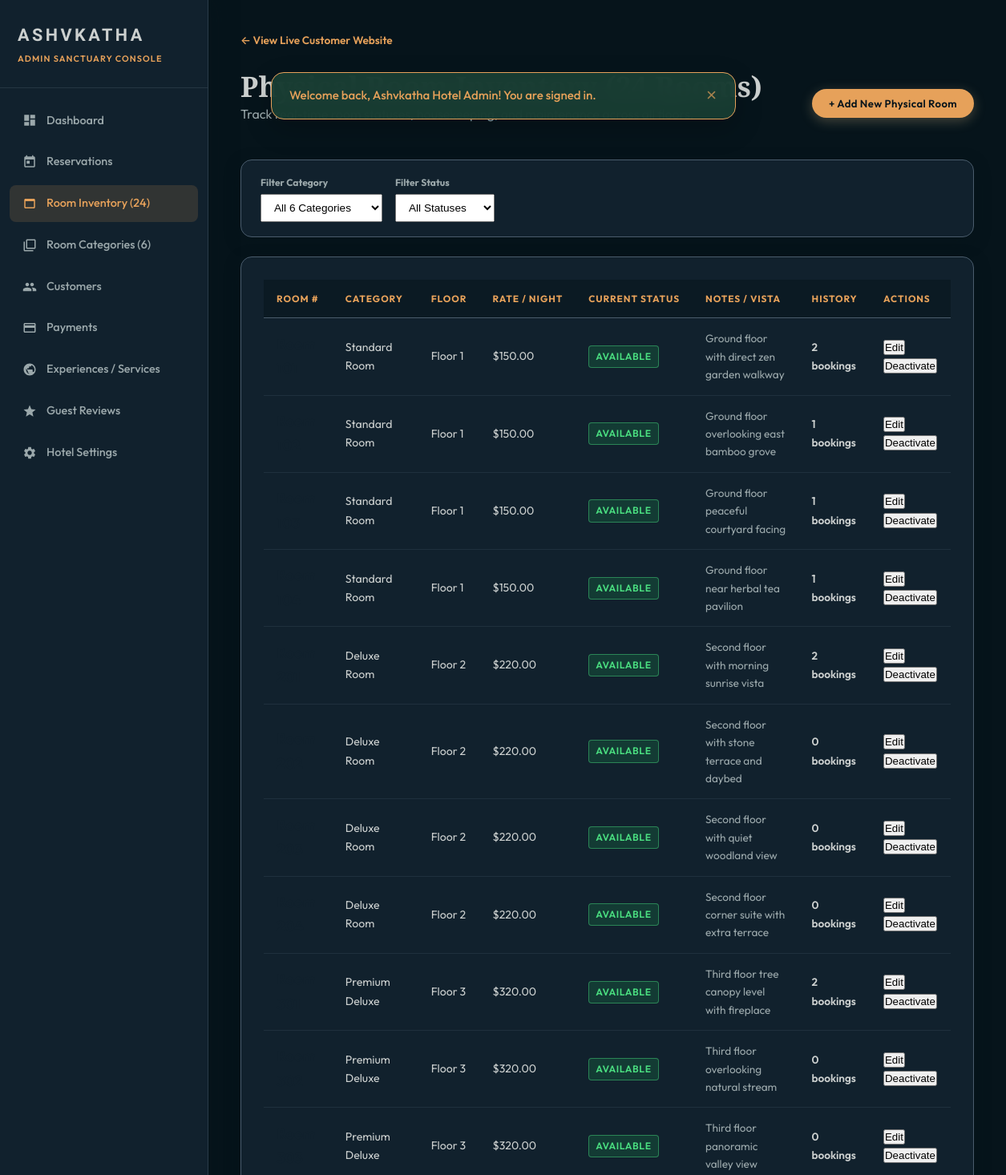
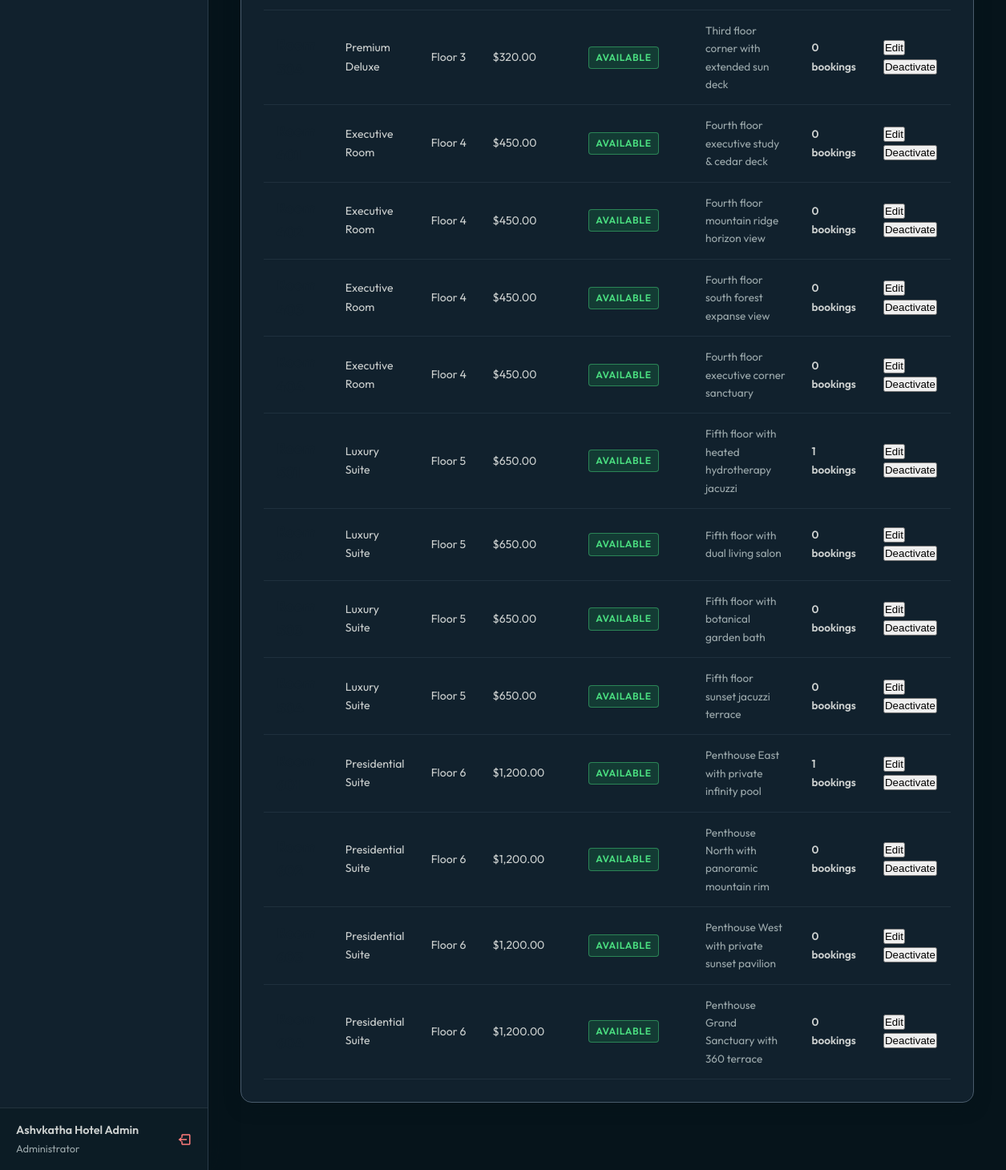
/admin/rooms.php (signed in), run on the app's committed database (2 pictures, top to bottom).
### tables this page shows
CREATE TABLE `rooms` (
  `id` int(11) NOT NULL AUTO_INCREMENT,
  `room_type_id` int(11) NOT NULL,
  `room_number` varchar(20) NOT NULL,
  `floor` int(11) NOT NULL DEFAULT 1,
  `status` enum('available','maintenance','cleaning','inactive') NOT NULL DEFAULT 'available',
  `notes` text DEFAULT NULL,
  `created_at` timestamp NOT NULL DEFAULT current_timestamp(),
  PRIMARY KEY (`id`),
  UNIQUE KEY `room_number` (`room_number`),
  KEY `room_type_id` (`room_type_id`),
  KEY `idx_room_number` (`room_number`),
  KEY `idx_room_status` (`status`),
  CONSTRAINT `rooms_ibfk_1` FOREIGN KEY (`room_type_id`) REFERENCES `room_types` (`id`) ON DELETE CASCADE
);

CREATE TABLE `room_types` (
  `id` int(11) NOT NULL AUTO_INCREMENT,
  `name` varchar(100) NOT NULL,
  `slug` varchar(100) NOT NULL,
  `short_desc` varchar(255) NOT NULL,
  `description` text NOT NULL,
  `base_price` decimal(10,2) NOT NULL,
  `capacity` int(11) NOT NULL DEFAULT 2,
  `size_sqft` int(11) NOT NULL DEFAULT 400,
  `bed_type` varchar(80) NOT NULL DEFAULT 'King Bed',
  `amenities` text NOT NULL,
  `image` varchar(255) NOT NULL,
  `status` enum('active','inactive') NOT NULL DEFAULT 'active',
  `created_at` timestamp NOT NULL DEFAULT current_timestamp(),
  PRIMARY KEY (`id`),
  UNIQUE KEY `slug` (`slug`),
  KEY `idx_room_type_slug` (`slug`)
);

### admin/rooms.php (the view, shortened to what this page needs)
<?php
require_once __DIR__ . '/header.php';
$pdo = get_db();
$sql = "
    SELECT r.*, rt.name as category_name, rt.base_price,
           (SELECT COUNT(*) FROM bookings b WHERE b.room_id = r.id) as booking_count
    FROM rooms r
    JOIN room_types rt ON r.room_type_id = rt.id
    WHERE 1=1
";
$params = [];
$sql .= " ORDER BY r.floor ASC, r.room_number ASC";
$stmt = $pdo->prepare($sql);
$stmt->execute($params);
$rooms = $stmt->fetchAll();
?>
<div class="admin-topbar">
    <div>
        <h1 class="admin-page-title">Physical Room Inventory (<?= count($rooms) ?> Rooms)</h1>
        <p class="admin-page-desc">Track real-time room statuses, housekeeping, and maintenance across all floors.</p>
    </div>
    <button type="button" class="btn btn-sm btn-gold" onclick="document.getElementById('modal-add-room').classList.add('show')">
        + Add New Physical Room
    </button>
</div>
<div class="admin-card" style="padding: 18px 24px;">
    <form action="rooms.php" method="GET" style="display:flex; gap:16px; align-items:center; flex-wrap:wrap;">
        <div>
            <label style="font-size:0.75rem; font-weight:700; color:var(--admin-muted); display:block; margin-bottom:4px;">Filter Category</label>
            <select name="category" class="form-control" style="width: auto; padding: 8px 12px; font-size: 0.85rem;" onchange="this.form.submit()">
                <option value="0">All 6 Categories</option>
            </select>
        </div>
        <div>
            <label style="font-size:0.75rem; font-weight:700; color:var(--admin-muted); display:block; margin-bottom:4px;">Filter Status</label>
            <select name="status" class="form-control" style="width: auto; padding: 8px 12px; font-size: 0.85rem;" onchange="this.form.submit()">
                <option value="">All Statuses</option>
            </select>
        </div>
    </form>
</div>
<div class="admin-card">
    <div class="table-responsive">
        <table class="admin-table">
            <thead>
                <tr>
                    <th>Room #</th>
                    <th>Category</th>
                    <th>Floor</th>
                    <th>Rate / Night</th>
                    <th>Current Status</th>
                    <th>Notes / Vista</th>
                    <th>History</th>
                    <th>Actions</th>
                </tr>
            </thead>
            <tbody>
                <?php foreach ($rooms as $r): ?>
                    <tr>
                        <td>
                            <strong style="font-size:1.15rem; color:var(--forest-green);">Room <?= e($r['room_number']) ?></strong>
                        </td>
                        <td><?= e($r['category_name']) ?></td>
                        <td>Floor <?= e($r['floor']) ?></td>
                        <td><?= format_currency($r['base_price']) ?></td>
                        <td>
                            <?php
                            $stClass = 'badge-available';
                            ?>
                            <span class="badge <?= $stClass ?>"><?= ucfirst(e($r['status'])) ?></span>
                        </td>
                        <td style="font-size:0.85rem; color:var(--admin-muted);"><?= e($r['notes'] ?: 'None') ?></td>
                        <td>
                            <span style="font-size:0.85rem; font-weight:600;"><?= e($r['booking_count']) ?> bookings</span>
                        </td>
                        <td>
                            <div class="action-btns">
                                <button type="button" class="btn-action btn-action-edit" onclick="editRoom(<?= htmlspecialchars(json_encode($r)) ?>)">
                                    Edit
                                </button>
                                <?php if ($r['status'] !== 'inactive'): ?>
                                    <form action="rooms.php" method="POST" onsubmit="return confirm('Deactivate or remove Room <?= e($r['room_number']) ?>?');" style="display:inline;">
                                        <button type="submit" class="btn-action btn-action-delete">Deactivate</button>
                                    </form>
                                <?php endif; ?>
                            </div>
                        </td>
                    </tr>
                <?php endforeach; ?>
            </tbody>
        </table>
    </div>
</div>
<?php
require_once __DIR__ . '/footer.php';
?>

### css/global.css (style rules this page uses)
:root { --bg-deep: #06141b; --bg-surface: #11212d; --border-slate: #4a5c6c; --text-muted: #9ba8ab; --text-main: #ccd0cf; --warm-gold: #e6a15a; --gold-hover: #d48f44; --gold-glow: rgba(230, 161, 90, 0.28); --forest-green: #11212d; --forest-dark: #0d1a24; --forest-deep: #06141b; --ivory: #ccd0cf; --ivory-light: #eef0f0; --sand-color: #4a5c6c; --charcoal: #11212d; --charcoal-dark: #06141b; --text-dark: #ccd0cf; --text-light: #ffffff; --text-soft: #ccd0cf; --glass-bg: rgba(17, 33, 45, 0.82); --glass-card: rgba(17, 33, 45, 0.90); --glass-card-hover: rgba(17, 33, 45, 0.98); --border-light: rgba(74, 92, 108, 0.45); --border-gold: rgba(230, 161, 90, 0.45); --border-dark: rgba(74, 92, 108, 0.35); --font-serif: 'Cormorant Garamond', Georgia, serif; --font-title: 'Schibsted Grotesk', -apple-system, BlinkMacSystemFont, sans-serif; --font-body: 'Outfit', -apple-system, BlinkMacSystemFont, sans-serif; --shadow-sm: 0 4px 14px rgba(6, 20, 27, 0.25); --shadow-md: 0 10px 30px rgba(6, 20, 27, 0.45); --shadow-lg: 0 20px 50px rgba(6, 20, 27, 0.65); --shadow-gold: 0 8px 25px rgba(230, 161, 90, 0.35); --radius-sm: 8px; --radius-md: 16px; --radius-lg: 24px; --radius-pill: 50px; }
*, *::before, *::after { box-sizing: border-box; margin: 0; padding: 0; }
html { scroll-behavior: smooth; font-size: 16px; scrollbar-width: thin; scrollbar-color: var(--warm-gold) var(--bg-deep); }
body { font-family: var(--font-body); background-color: var(--bg-deep); color: var(--text-main); line-height: 1.65; -webkit-font-smoothing: antialiased; -moz-osx-font-smoothing: grayscale; overflow-x: hidden; }
h1, h2, h3, h4, h5, h6 { font-family: var(--font-serif); font-weight: 700; color: var(--text-main); line-height: 1.25; }
h1 { font-size: clamp(2.4rem, 4.5vw, 4rem); }
p { color: var(--text-muted); margin-bottom: 1rem; }
.btn { display: inline-flex; align-items: center; justify-content: center; gap: 0.6rem; padding: 0.85rem 1.85rem; border-radius: var(--radius-pill); font-family: var(--font-body); font-size: 0.92rem; font-weight: 600; letter-spacing: 0.03em; text-decoration: none; cursor: pointer; transition: all 0.35s cubic-bezier(0.2, 0.8, 0.2, 1); border: 1px solid transparent; }
.btn-gold { background: var(--warm-gold); color: var(--forest-deep); box-shadow: 0 4px 15px rgba(213, 185, 135, 0.3); }
.btn-sm { padding: 0.55rem 1.25rem; font-size: 0.82rem; }
.badge { display: inline-block; padding: 0.25rem 0.75rem; border-radius: 30px; font-size: 0.75rem; font-weight: 600; text-transform: uppercase; letter-spacing: 0.05em; }
.badge-available, .badge-confirmed, .badge-active, .badge-completed { background: rgba(34, 197, 94, 0.16); color: #4ade80; border: 1px solid rgba(74, 222, 128, 0.45); }

### css/admin.css (style rules this page uses)
:root { --admin-sidebar-w: 260px; --admin-bg: #06141b; --admin-card: #11212d; --admin-border: #4a5c6c; --admin-text: #ccd0cf; --admin-muted: #9ba8ab; --admin-gold: #e6a15a; --admin-gold-hover:#d48f44; }
body.admin-body { background-color: var(--admin-bg); color: var(--admin-text); font-family: var(--font-body, 'Outfit', sans-serif); display: flex; min-height: 100vh; margin: 0; padding: 0; }
.admin-topbar { display: flex; justify-content: space-between; align-items: center; margin-bottom: 28px; flex-wrap: wrap; gap: 16px; }
.admin-page-title { font-family: var(--font-serif, 'Cormorant Garamond', Georgia, serif); font-size: 2.2rem; font-weight: 700; color: #ccd0cf; margin: 0; line-height: 1.2; }
.admin-card { background: var(--admin-card); border-radius: 14px; padding: 28px; border: 1px solid var(--admin-border); box-shadow: 0 6px 20px rgba(6, 20, 27, 0.35); margin-bottom: 24px; }
.admin-table { width: 100%; border-collapse: collapse; text-align: left; font-size: 0.88rem; }
.admin-table th { background: rgba(6, 20, 27, 0.5); color: var(--admin-gold); font-weight: 700; font-size: 0.74rem; text-transform: uppercase; letter-spacing: 0.08em; padding: 14px 16px; border-bottom: 1.5px solid var(--admin-border); white-space: nowrap; }
.admin-table td { padding: 14px 16px; border-bottom: 1px solid rgba(74, 92, 108, 0.25); vertical-align: middle; color: #ccd0cf; }
.badge { display: inline-block; padding: 3px 8px; border-radius: 4px; font-size: 0.76rem; font-weight: 600; }

### data on the page
rooms: room_type.name "Standard Room", floor "1", base_price "$150.00", status "AVAILABLE", notes "Ground floor with direct zen garden walkway", booking_count "2"
rooms: room_type.name "Standard Room", floor "1", room_type.base_price "$150.00", status "AVAILABLE", notes "Ground floor overlooking east bamboo grove", booking_count "1"
rooms: room_type.name "Standard Room", floor "1", room_type.base_price "$150.00", status "AVAILABLE", notes "Ground floor peaceful courtyard facing", booking_count "1"
rooms: room_type.name "Standard Room", floor "1", room_type.base_price "$150.00", status "AVAILABLE", notes "Ground floor near herbal tea pavilion", booking_count "1"
rooms: room_type.name "Deluxe Room", floor "2", room_type.base_price "$220.00", status "AVAILABLE", notes "Second floor with morning sunrise vista", booking_count "2"
rooms: room_type.name "Deluxe Room", floor "2", room_type.base_price "$220.00", status "AVAILABLE", notes "Second floor with stone terrace and daybed", booking_count "0"
rooms: room_type.name "Deluxe Room", floor "2", room_type.base_price "$220.00", status "AVAILABLE", notes "Second floor with quiet woodland view", booking_count "0"
rooms: room_type.name "Deluxe Room", floor "2", room_type.base_price "$220.00", status "AVAILABLE", notes "Second floor corner suite with extra terrace", booking_count "0"
rooms: room_type.name "Premium Deluxe", floor "3", room_type.base_price "$320.00", status "AVAILABLE", notes "Third floor tree canopy level with fireplace", booking_count "2"
rooms: room_type.name "Premium Deluxe", floor "3", room_type.base_price "$320.00", status "AVAILABLE", notes "Third floor overlooking natural stream", booking_count "0"
rooms: room_type.name "Premium Deluxe", floor "3", room_type.base_price "$320.00", status "AVAILABLE", notes "Third floor panoramic valley view", booking_count "0"
rooms: room_type.name "Premium Deluxe", floor "3", room_type.base_price "$320.00", status "AVAILABLE", notes "Third floor corner with extended sun deck", booking_count "0"
rooms: room_type.name "Executive Room", floor "4", room_type.base_price "$450.00", status "AVAILABLE", notes "Fourth floor executive study & cedar deck", booking_count "0"
rooms: room_type.name "Executive Room", floor "4", room_type.base_price "$450.00", status "AVAILABLE", notes "Fourth floor mountain ridge horizon view", booking_count "0"
rooms: room_type.name "Executive Room", floor "4", room_type.base_price "$450.00", status "AVAILABLE", notes "Fourth floor south forest expanse view", booking_count "0"
rooms: room_type.name "Executive Room", floor "4", room_type.base_price "$450.00", status "AVAILABLE", notes "Fourth floor executive corner sanctuary", booking_count "0"
rooms: room_type.name "Luxury Suite", floor "5", room_type.base_price "$650.00", status "AVAILABLE", notes "Fifth floor with heated hydrotherapy jacuzzi", booking_count "1"
rooms: room_type.name "Luxury Suite", floor "5", room_type.base_price "$650.00", status "AVAILABLE", notes "Fifth floor with dual living salon", booking_count "0"
rooms: room_type.name "Luxury Suite", floor "5", room_type.base_price "$650.00", status "AVAILABLE", notes "Fifth floor with botanical garden bath", booking_count "0"
rooms: room_type.name "Luxury Suite", floor "5", room_type.base_price "$650.00", status "AVAILABLE", notes "Fifth floor sunset jacuzzi terrace", booking_count "0"
rooms: room_type.name "Presidential Suite", floor "6", room_type.base_price "$1,200.00", status "AVAILABLE", notes "Penthouse East with private infinity pool", booking_count "1"
rooms: room_type.name "Presidential Suite", floor "6", room_type.base_price "$1,200.00", status "AVAILABLE", notes "Penthouse North with panoramic mountain rim", booking_count "0"
rooms: room_type.name "Presidential Suite", floor "6", room_type.base_price "$1,200.00", status "AVAILABLE", notes "Penthouse West with private sunset pavilion", booking_count "0"
rooms: room_type.name "Presidential Suite", floor "6", room_type.base_price "$1,200.00", status "AVAILABLE", notes "Penthouse Grand Sanctuary with 360 terrace", booking_count "0"

### other printed values
$admin_user['name'] "Ashvkatha Hotel Admin"
$flash['message'] "Welcome back, Ashvkatha Hotel Admin! You are signed in."
